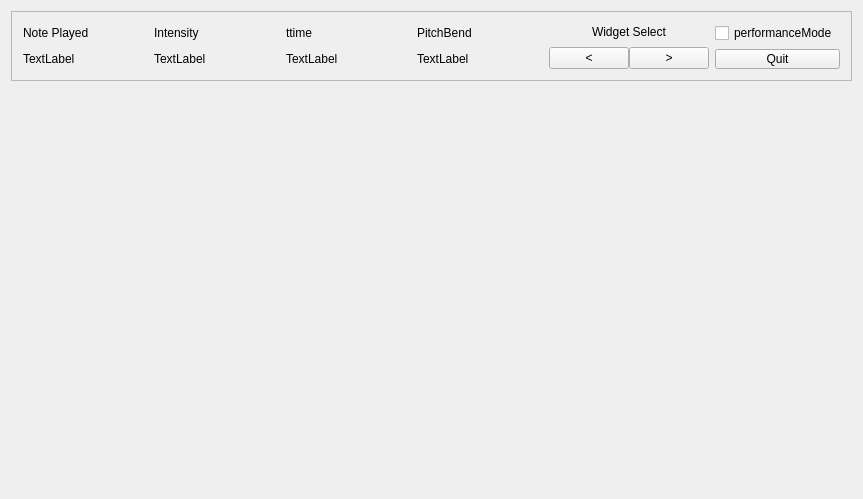
<?xml version="1.0" encoding="UTF-8"?>
<ui version="4.0">
 <class>MainWindow</class>
 <widget class="QMainWindow" name="MainWindow">
  <property name="windowModality">
   <enum>Qt::ApplicationModal</enum>
  </property>
  <property name="geometry">
   <rect>
    <x>0</x>
    <y>0</y>
    <width>863</width>
    <height>499</height>
   </rect>
  </property>
  <property name="windowTitle">
   <string>SeeMIDIv1</string>
  </property>
  <widget class="QWidget" name="centralWidget">
   <property name="enabled">
    <bool>true</bool>
   </property>
   <layout class="QVBoxLayout" name="verticalLayout">
    <item>
     <widget class="QFrame" name="frame">
      <property name="sizePolicy">
       <sizepolicy hsizetype="Preferred" vsizetype="Preferred">
        <horstretch>0</horstretch>
        <verstretch>0</verstretch>
       </sizepolicy>
      </property>
      <property name="maximumSize">
       <size>
        <width>16777215</width>
        <height>70</height>
       </size>
      </property>
      <property name="frameShape">
       <enum>QFrame::StyledPanel</enum>
      </property>
      <property name="frameShadow">
       <enum>QFrame::Raised</enum>
      </property>
      <property name="lineWidth">
       <number>2</number>
      </property>
      <property name="midLineWidth">
       <number>1</number>
      </property>
      <layout class="QHBoxLayout" name="horizontalLayout">
       <item>
        <layout class="QVBoxLayout" name="verticalLayout_3">
         <item>
          <widget class="QLabel" name="note_played_label">
           <property name="text">
            <string>Note Played</string>
           </property>
          </widget>
         </item>
         <item>
          <widget class="QLabel" name="note_played_holder">
           <property name="text">
            <string>TextLabel</string>
           </property>
          </widget>
         </item>
        </layout>
       </item>
       <item>
        <layout class="QVBoxLayout" name="verticalLayout_4">
         <item>
          <widget class="QLabel" name="intensity_label">
           <property name="text">
            <string>Intensity</string>
           </property>
          </widget>
         </item>
         <item>
          <widget class="QLabel" name="intensity_holder">
           <property name="text">
            <string>TextLabel</string>
           </property>
          </widget>
         </item>
        </layout>
       </item>
       <item>
        <layout class="QVBoxLayout" name="verticalLayout_5">
         <item>
          <widget class="QLabel" name="time_label">
           <property name="sizePolicy">
            <sizepolicy hsizetype="Preferred" vsizetype="Minimum">
             <horstretch>0</horstretch>
             <verstretch>0</verstretch>
            </sizepolicy>
           </property>
           <property name="text">
            <string>ttime</string>
           </property>
          </widget>
         </item>
         <item>
          <widget class="QLabel" name="time_holder">
           <property name="text">
            <string>TextLabel</string>
           </property>
          </widget>
         </item>
        </layout>
       </item>
       <item>
        <layout class="QVBoxLayout" name="verticalLayout_6">
         <item>
          <widget class="QLabel" name="pbend_label">
           <property name="text">
            <string>PitchBend</string>
           </property>
          </widget>
         </item>
         <item>
          <widget class="QLabel" name="pbend_holder">
           <property name="text">
            <string>TextLabel</string>
           </property>
          </widget>
         </item>
        </layout>
       </item>
       <item>
        <layout class="QVBoxLayout" name="verticalLayout_2">
         <item>
          <widget class="QLabel" name="widget_select_label">
           <property name="text">
            <string>Widget Select</string>
           </property>
           <property name="alignment">
            <set>Qt::AlignCenter</set>
           </property>
           <property name="indent">
            <number>0</number>
           </property>
          </widget>
         </item>
         <item>
          <layout class="QHBoxLayout" name="horizontalLayout_2">
           <property name="spacing">
            <number>0</number>
           </property>
           <item>
            <widget class="QPushButton" name="pButton_prevWidget">
             <property name="text">
              <string>&lt;</string>
             </property>
            </widget>
           </item>
           <item>
            <widget class="QPushButton" name="pButton_nextWidget">
             <property name="text">
              <string>&gt;</string>
             </property>
            </widget>
           </item>
          </layout>
         </item>
        </layout>
       </item>
       <item>
        <layout class="QVBoxLayout" name="verticalLayout_7">
         <item>
          <widget class="QCheckBox" name="performanceModeCheckBox">
           <property name="text">
            <string>performanceMode</string>
           </property>
          </widget>
         </item>
         <item>
          <widget class="QPushButton" name="quitButton">
           <property name="sizePolicy">
            <sizepolicy hsizetype="Minimum" vsizetype="Fixed">
             <horstretch>0</horstretch>
             <verstretch>0</verstretch>
            </sizepolicy>
           </property>
           <property name="text">
            <string>Quit</string>
           </property>
          </widget>
         </item>
        </layout>
       </item>
      </layout>
     </widget>
    </item>
    <item>
     <widget class="MidiVisualizer" name="midiVisualizer" native="true"/>
    </item>
   </layout>
  </widget>
 </widget>
 <layoutdefault spacing="6" margin="11"/>
 <customwidgets>
  <customwidget>
   <class>MidiVisualizer</class>
   <extends>QWidget</extends>
   <header>midivisualizer.h</header>
   <container>1</container>
  </customwidget>
 </customwidgets>
 <resources/>
 <connections>
  <connection>
   <sender>quitButton</sender>
   <signal>clicked()</signal>
   <receiver>MainWindow</receiver>
   <slot>close()</slot>
   <hints>
    <hint type="sourcelabel">
     <x>546</x>
     <y>58</y>
    </hint>
    <hint type="destinationlabel">
     <x>690</x>
     <y>6</y>
    </hint>
   </hints>
  </connection>
 </connections>
</ui>
